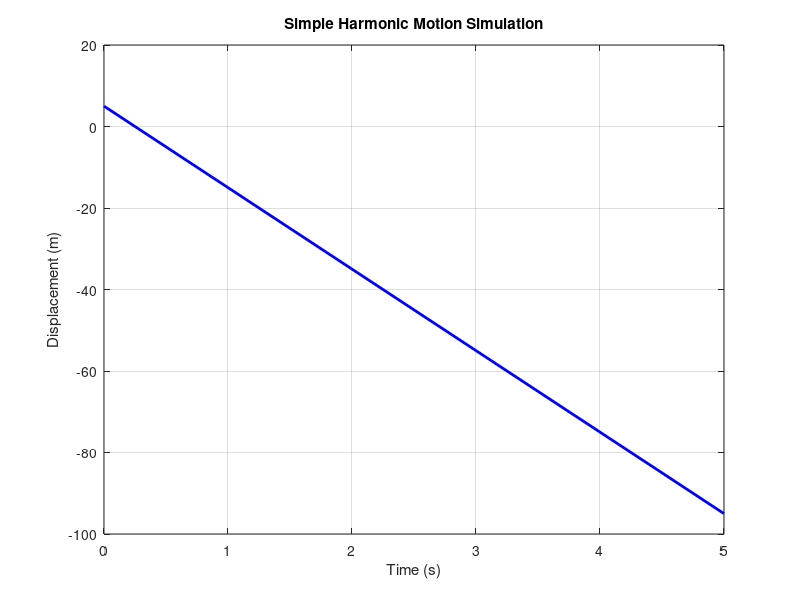

The MATLAB script that drew this image:
% Prompt the user to input each variable
m = input('Enter the mass of the object (kg): ');
k = input('Enter the spring constant of the spring (N/m): ');
x0 = input('Enter the initial displacement (m): ');
v0 = input('Enter the initial velocity (m/s): ');
t_max = input('Enter the simulation time (s): ');
dt = input('Enter the time interval (s): ');

% Time array creation
t = 0:dt:t_max;

% Solving the motion equation
x = zeros(size(t));
v = zeros(size(t));
x(1) = x0;
v(1) = v0;
for i = 2:length(t)
    a = -k / m * x(i-1); % Calculate acceleration
    v(i) = v(i-1) + a * dt; % Update velocity
    x(i) = x(i-1) + v(i) * dt; % Update position
end

% Plotting the graph
plot(t, x, 'b', 'LineWidth', 2);
title('Simple Harmonic Motion Simulation');
xlabel('Time (s)');
ylabel('Displacement (m)');
grid on;
